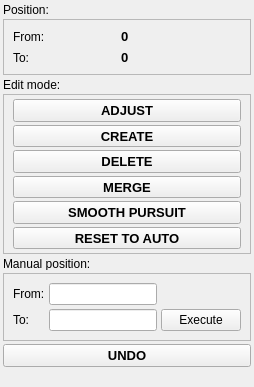
      <widget class="QWidget" name="page_manual">
       <attribute name="title">
        <string>Manual</string>
       </attribute>
       <layout class="QVBoxLayout" name="verticalLayout_3">
        <property name="spacing">
         <number>3</number>
        </property>
        <property name="leftMargin">
         <number>3</number>
        </property>
        <property name="topMargin">
         <number>3</number>
        </property>
        <property name="rightMargin">
         <number>3</number>
        </property>
        <property name="bottomMargin">
         <number>3</number>
        </property>
        <item>
         <widget class="QLabel" name="label_2">
          <property name="maximumSize">
           <size>
            <width>16777215</width>
            <height>13</height>
           </size>
          </property>
          <property name="text">
           <string>Position:</string>
          </property>
         </widget>
        </item>
        <item>
         <widget class="QFrame" name="frameSegmentInfo">
          <property name="minimumSize">
           <size>
            <width>0</width>
            <height>30</height>
           </size>
          </property>
          <property name="maximumSize">
           <size>
            <width>16777215</width>
            <height>60</height>
           </size>
          </property>
          <property name="frameShape">
           <enum>QFrame::StyledPanel</enum>
          </property>
          <property name="frameShadow">
           <enum>QFrame::Raised</enum>
          </property>
          <layout class="QGridLayout" name="gridLayout_2">
           <item row="0" column="0">
            <widget class="QLabel" name="ltFrom">
             <property name="text">
              <string>From:</string>
             </property>
            </widget>
           </item>
           <item row="0" column="1">
            <widget class="QLabel" name="lFrom">
             <property name="minimumSize">
              <size>
               <width>120</width>
               <height>0</height>
              </size>
             </property>
             <property name="maximumSize">
              <size>
               <width>120</width>
               <height>16777215</height>
              </size>
             </property>
             <property name="font">
              <font>
               <pointsize>10</pointsize>
               <weight>75</weight>
               <bold>true</bold>
              </font>
             </property>
             <property name="layoutDirection">
              <enum>Qt::LeftToRight</enum>
             </property>
             <property name="text">
              <string>0</string>
             </property>
             <property name="alignment">
              <set>Qt::AlignLeading|Qt::AlignLeft|Qt::AlignVCenter</set>
             </property>
            </widget>
           </item>
           <item row="1" column="1">
            <widget class="QLabel" name="lTo">
             <property name="minimumSize">
              <size>
               <width>120</width>
               <height>0</height>
              </size>
             </property>
             <property name="maximumSize">
              <size>
               <width>120</width>
               <height>16777215</height>
              </size>
             </property>
             <property name="font">
              <font>
               <pointsize>10</pointsize>
               <weight>75</weight>
               <bold>true</bold>
              </font>
             </property>
             <property name="text">
              <string>0</string>
             </property>
            </widget>
           </item>
           <item row="1" column="0">
            <widget class="QLabel" name="ltTo">
             <property name="text">
              <string>To:</string>
             </property>
            </widget>
           </item>
          </layout>
         </widget>
        </item>
        <item>
         <widget class="QLabel" name="label">
          <property name="maximumSize">
           <size>
            <width>16777215</width>
            <height>13</height>
           </size>
          </property>
          <property name="text">
           <string>Edit mode:</string>
          </property>
         </widget>
        </item>
        <item>
         <widget class="QFrame" name="frameButtons">
          <property name="minimumSize">
           <size>
            <width>0</width>
            <height>100</height>
           </size>
          </property>
          <property name="maximumSize">
           <size>
            <width>16777215</width>
            <height>160</height>
           </size>
          </property>
          <property name="frameShape">
           <enum>QFrame::StyledPanel</enum>
          </property>
          <property name="frameShadow">
           <enum>QFrame::Raised</enum>
          </property>
          <layout class="QVBoxLayout" name="verticalLayout_4">
           <property name="spacing">
            <number>3</number>
           </property>
           <property name="topMargin">
            <number>4</number>
           </property>
           <property name="bottomMargin">
            <number>4</number>
           </property>
           <item>
            <widget class="QPushButton" name="bResizeFixation">
             <property name="font">
              <font>
               <pointsize>10</pointsize>
               <weight>75</weight>
               <bold>true</bold>
              </font>
             </property>
             <property name="text">
              <string>ADJUST</string>
             </property>
             <property name="checkable">
              <bool>true</bool>
             </property>
            </widget>
           </item>
           <item>
            <widget class="QPushButton" name="bCreate">
             <property name="font">
              <font>
               <pointsize>10</pointsize>
               <weight>75</weight>
               <bold>true</bold>
              </font>
             </property>
             <property name="text">
              <string>CREATE</string>
             </property>
             <property name="checkable">
              <bool>true</bool>
             </property>
            </widget>
           </item>
           <item>
            <widget class="QPushButton" name="bDelete">
             <property name="font">
              <font>
               <pointsize>10</pointsize>
               <weight>75</weight>
               <bold>true</bold>
              </font>
             </property>
             <property name="text">
              <string>DELETE</string>
             </property>
             <property name="checkable">
              <bool>true</bool>
             </property>
            </widget>
           </item>
           <item>
            <widget class="QPushButton" name="bMerge">
             <property name="font">
              <font>
               <pointsize>10</pointsize>
               <weight>75</weight>
               <bold>true</bold>
              </font>
             </property>
             <property name="text">
              <string>MERGE</string>
             </property>
             <property name="checkable">
              <bool>true</bool>
             </property>
            </widget>
           </item>
           <item>
            <widget class="QPushButton" name="bSmoothPursuit">
             <property name="font">
              <font>
               <pointsize>10</pointsize>
               <weight>75</weight>
               <bold>true</bold>
              </font>
             </property>
             <property name="text">
              <string>SMOOTH PURSUIT</string>
             </property>
             <property name="checkable">
              <bool>true</bool>
             </property>
            </widget>
           </item>
           <item>
            <widget class="QPushButton" name="bResetToAuto">
             <property name="font">
              <font>
               <pointsize>10</pointsize>
               <weight>75</weight>
               <bold>true</bold>
              </font>
             </property>
             <property name="text">
              <string>RESET TO AUTO</string>
             </property>
             <property name="checkable">
              <bool>true</bool>
             </property>
            </widget>
           </item>
          </layout>
         </widget>
        </item>
        <item>
         <widget class="QLabel" name="ltManually">
          <property name="sizePolicy">
           <sizepolicy hsizetype="Preferred" vsizetype="Maximum">
            <horstretch>0</horstretch>
            <verstretch>0</verstretch>
           </sizepolicy>
          </property>
          <property name="maximumSize">
           <size>
            <width>16777215</width>
            <height>13</height>
           </size>
          </property>
          <property name="text">
           <string>Manual position:</string>
          </property>
         </widget>
        </item>
        <item>
         <widget class="QFrame" name="frameManually">
          <property name="minimumSize">
           <size>
            <width>0</width>
            <height>45</height>
           </size>
          </property>
          <property name="maximumSize">
           <size>
            <width>16777215</width>
            <height>90</height>
           </size>
          </property>
          <property name="frameShape">
           <enum>QFrame::StyledPanel</enum>
          </property>
          <property name="frameShadow">
           <enum>QFrame::Raised</enum>
          </property>
          <layout class="QGridLayout" name="gridLayout_3">
           <property name="spacing">
            <number>4</number>
           </property>
           <item row="1" column="1">
            <widget class="QLineEdit" name="txTo"/>
           </item>
           <item row="0" column="1">
            <widget class="QLineEdit" name="txFrom"/>
           </item>
           <item row="0" column="0">
            <widget class="QLabel" name="ltFromManually">
             <property name="text">
              <string>From:</string>
             </property>
            </widget>
           </item>
           <item row="1" column="0">
            <widget class="QLabel" name="ltToManually">
             <property name="text">
              <string>To:</string>
             </property>
            </widget>
           </item>
           <item row="1" column="2">
            <widget class="QPushButton" name="bExecManual">
             <property name="text">
              <string>Execute</string>
             </property>
            </widget>
           </item>
          </layout>
         </widget>
        </item>
        <item>
         <widget class="QPushButton" name="bUndoButton">
          <property name="font">
           <font>
            <pointsize>10</pointsize>
            <weight>75</weight>
            <bold>true</bold>
           </font>
          </property>
          <property name="text">
           <string>UNDO</string>
          </property>
         </widget>
        </item>
        <item>
         <widget class="QLabel" name="labelSpacer">
          <property name="text">
           <string/>
          </property>
         </widget>
        </item>
       </layout>
      </widget>
